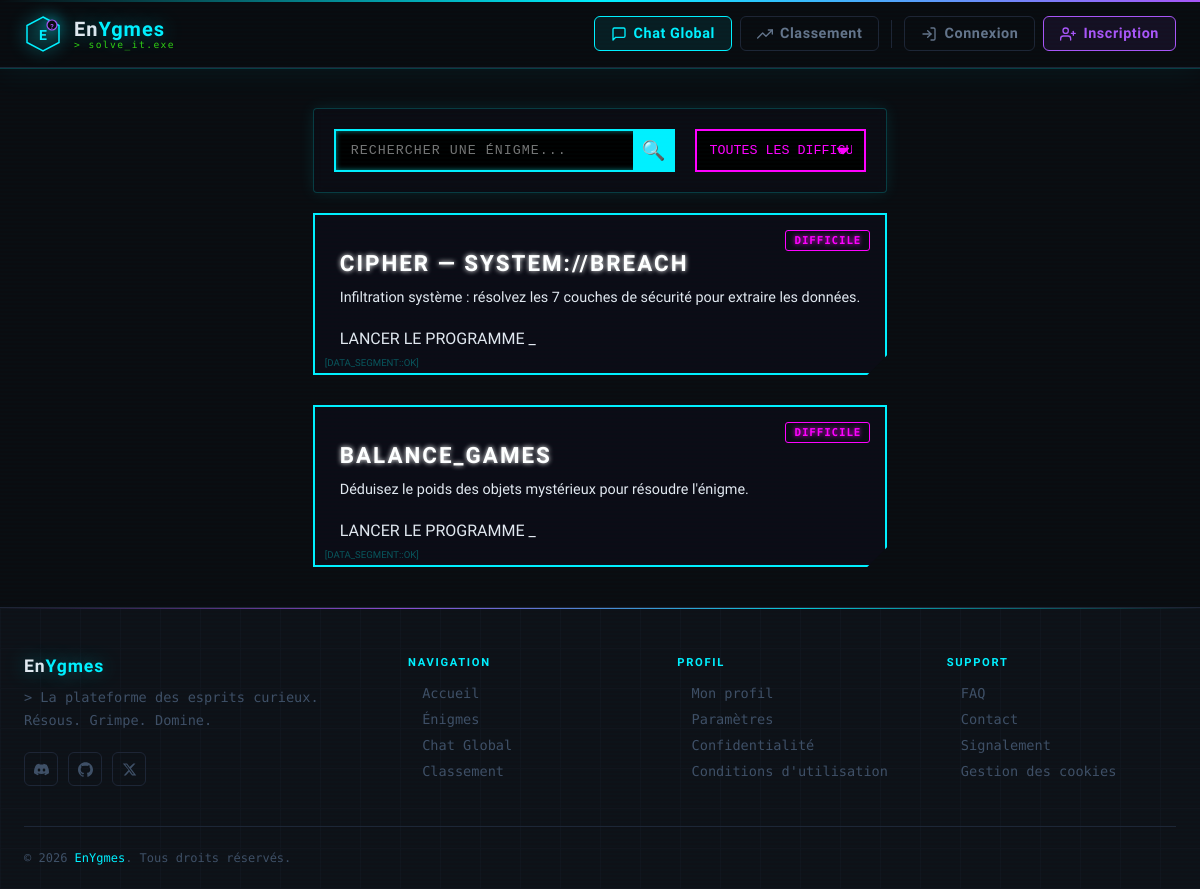
The page /layout/index.php on the database as committed earlier.
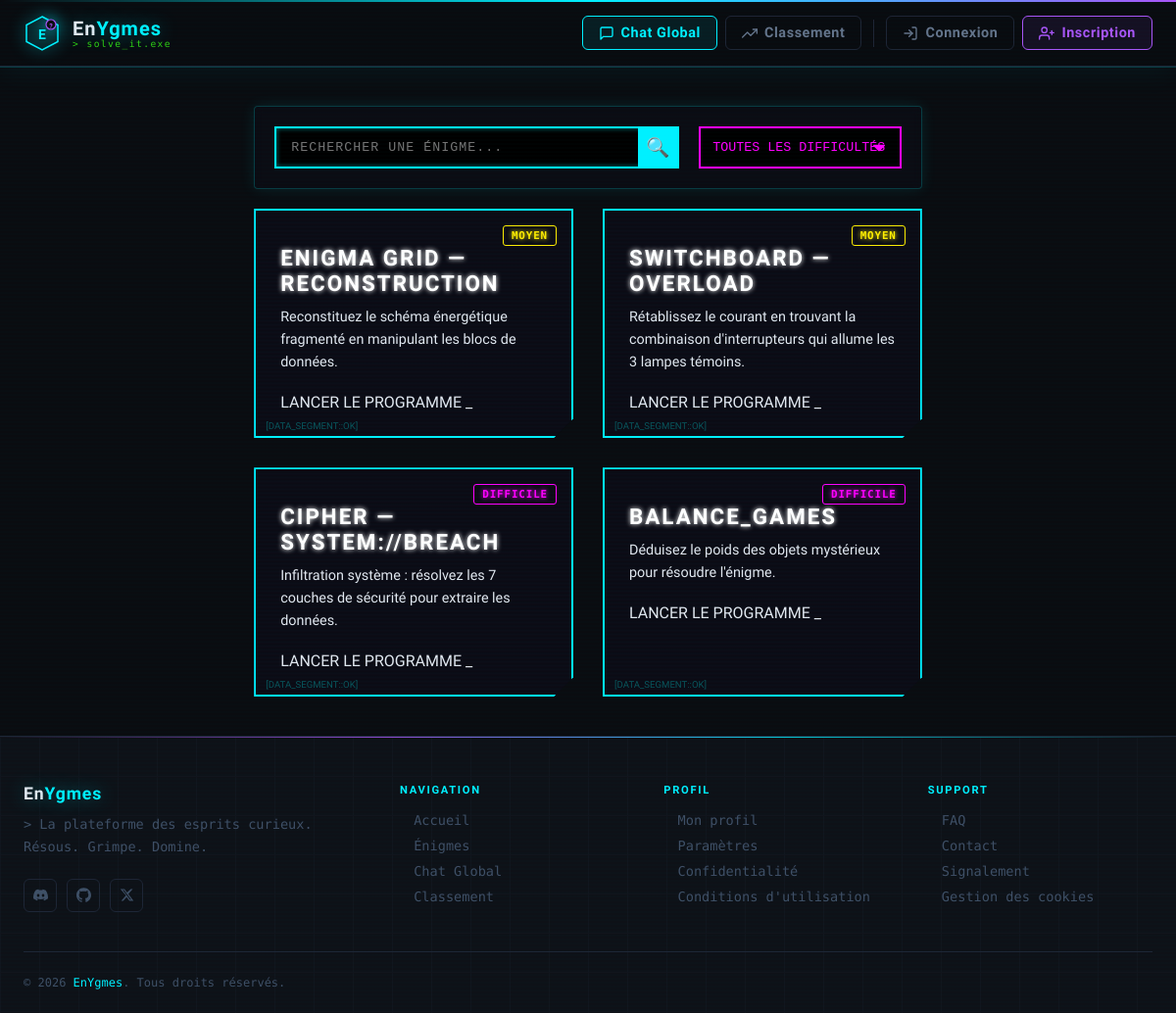
The same page on the database as committed later.
### tables this page shows
CREATE TABLE `riddles` (
  `id` int(11) NOT NULL,
  `title` varchar(255) NOT NULL,
  `description` text NOT NULL,
  `answer` varchar(255) NOT NULL,
  `max_points` int(11) DEFAULT 100,
  `difficulty` enum('facile','moyen','difficile') DEFAULT 'facile',
  `game_url` varchar(255) DEFAULT NULL
);

### layout/index.php (the view, shortened to what this page needs)
<?php
require '../config/database.php';
require '../includes/header.php';
try {
    $query = $pdo->query("SELECT * FROM riddles ORDER BY id DESC");
    $riddles = $query->fetchAll(PDO::FETCH_ASSOC);
} catch (PDOException $e) {
    die("Erreur lors de la récupération des énigmes : " . $e->getMessage());
}
?>
<link rel="stylesheet" href="/public/css/jeux.css">
<link rel="stylesheet" href="/public/css/style.css">
<main class="container-jeux">
    <section class="controls">
        <div class="search-container">
            <input type="text" id="searchInput" placeholder="Rechercher une énigme...">
            <button type="submit" id="searchBtn" class="search-icon-btn">🔍</button>
        </div>
        <div class="filter-container">
            <select id="difficultyFilter" class="filter-select">
                <option value="all">Toutes les difficultés</option>
            </select>
        </div>
    </section>
    <section class="grid-jeux" id="gridJeux">
        <?php if (count($riddles) > 0): ?>
            <?php foreach ($riddles as $riddle): ?>
                <?php
                    $targetUrl = !empty($riddle['game_url']) ? "../" . $riddle['game_url'] : "jouer.php?id=" . $riddle['id'];
                ?>
                <a href="<?= $targetUrl ?>" class="card-jeu" data-difficulty="<?= htmlspecialchars($riddle['difficulty']) ?>">
                    <div class="card-content">
                        <span class="badge <?= htmlspecialchars($riddle['difficulty']) ?>">
                            <?= ucfirst(htmlspecialchars($riddle['difficulty'])) ?>
                        </span>
                        <h3><?= htmlspecialchars($riddle['title']) ?></h3>
                        <p><?= nl2br(htmlspecialchars($riddle['description'])) ?></p>
                        <?php if (!empty($riddle['game_url'])): ?>
                            <div class="launch-btn">LANCER LE PROGRAMME _</div>
                        <?php endif; ?>
                    </div>
                </a>
            <?php endforeach; ?>
        <?php else: ?>
            <p class="no-data">Aucune énigme n'a été trouvée dans le terminal...</p>
        <?php endif; ?>
    </section>
</main>
<?php require '../includes/footer.php'; ?>

### includes/header.php (shortened to what this page needs)
<?php
$user ??= null;
$page    ??= '';
?>
<!DOCTYPE html>
<html lang="fr">
<head>
  <link rel="stylesheet" href="/public/css/style.css">
</head>
<body>
<header class="site-header" role="banner">
  <div class="header-inner">
    <a href="/layout/index.php" class="header-brand" aria-label="EnYgmes — Accueil">
      <div class="brand-logo">
        <svg viewBox="0 0 38 38" fill="none" xmlns="http://www.w3.org/2000/svg" aria-hidden="true">
          <text
            x="19" y="25"
            text-anchor="middle"
            font-family="Orbitron, monospace"
            font-size="14"
            font-weight="800"
            fill="#00f0ff"
          >E</text>
          <text
            x="28" y="13.5"
            text-anchor="middle"
            font-family="Orbitron, monospace"
            font-size="7"
            font-weight="700"
            fill="#a855f7"
          >?</text>
        </svg>
      </div>
      <div>
        <span class="brand-name">En<span>Ygmes</span></span>
        <span class="brand-tag">&gt; solve_it.exe</span>
      </div>
    </a>
    <nav class="header-nav" role="navigation" aria-label="Navigation principale">
      <a href="../layout/chat.php"
         class="nav-btn nav-btn--chat<?= $page === 'chat' ? ' nav-btn--active' : '' ?>"
         aria-current="<?= $page === 'chat' ? 'page' : 'false' ?>">
        <svg viewBox="0 0 24 24" fill="none" stroke="currentColor" stroke-width="2"
             stroke-linecap="round" stroke-linejoin="round" aria-hidden="true">
          <path d="M21 15a2 2 0 0 1-2 2H7l-4 4V5a2 2 0 0 1 2-2h14a2 2 0 0 1 2 2z"/>
        </svg>
        <span>Chat Global</span>
      </a>
      <a href="/layout/classement.php"
         class="nav-btn<?= $page === 'classement' ? ' nav-btn--active' : '' ?>"
         aria-current="<?= $page === 'classement' ? 'page' : 'false' ?>">
        <svg viewBox="0 0 24 24" fill="none" stroke="currentColor" stroke-width="2"
             stroke-linecap="round" stroke-linejoin="round" aria-hidden="true">
          <polyline points="23 6 13.5 15.5 8.5 10.5 1 18"/>
          <polyline points="17 6 23 6 23 12"/>
        </svg>
        <span>Classement</span>
      </a>
      <?php if (!$user): ?>
        <a href="/auth/login.php" class="nav-btn nav-btn--login">
          <svg viewBox="0 0 24 24" fill="none" stroke="currentColor" stroke-width="2"
               stroke-linecap="round" stroke-linejoin="round" aria-hidden="true">
            <path d="M15 3h4a2 2 0 0 1 2 2v14a2 2 0 0 1-2 2h-4"/>
            <polyline points="10 17 15 12 10 7"/>
            <line x1="15" y1="12" x2="3" y2="12"/>
          </svg>
          <span>Connexion</span>
        </a>
        <a href="/auth/register.php" class="nav-btn nav-btn--register">
          <svg viewBox="0 0 24 24" fill="none" stroke="currentColor" stroke-width="2"
               stroke-linecap="round" stroke-linejoin="round" aria-hidden="true">
            <path d="M16 21v-2a4 4 0 0 0-4-4H5a4 4 0 0 0-4 4v2"/>
            <circle cx="8.5" cy="7" r="4"/>
            <line x1="20" y1="8" x2="20" y2="14"/>
            <line x1="23" y1="11" x2="17" y2="11"/>
          </svg>
          <span>Inscription</span>
        </a>
      <?php endif; ?>
    </nav>
  </div>
</header>

### includes/footer.php (shortened to what this page needs)
<?php
$currentYear = date('Y');
?>
<footer class="site-footer" role="contentinfo">
  <div class="footer-inner">
    <div class="footer-top">
      <div class="footer-brand">
        <span class="brand-name">En<span style="color:var(--neon-cyan)">Ygmes</span></span>
        <p class="footer-desc">
          &gt; La plateforme des esprits curieux.<br>
          Résous. Grimpe. Domine.
        </p>
        <div class="footer-social">
          <a href="#" class="social-btn" aria-label="Discord">
          </a>
          <a href="#" class="social-btn" aria-label="GitHub">
          </a>
          <a href="#" class="social-btn" aria-label="X (Twitter)">
            <svg viewBox="0 0 24 24" fill="currentColor" aria-hidden="true">
              <path d="M18.244 2.25h3.308l-7.227 8.26 8.502 11.24H16.17l-4.714-6.231-5.401 6.231H2.748
                       l7.73-8.835L1.254 2.25H8.08l4.213 5.567zm-1.161 17.52h1.833L7.084 4.126H5.117z"/>
            </svg>
          </a>
        </div>
      </div>
      <div>
        <h3 class="footer-col-title">Navigation</h3>
        <ul class="footer-links">
          <li><a href="/">Accueil</a></li>
          <li><a href="/enigmes.php">Énigmes</a></li>
          <li><a href="/chat.php">Chat Global</a></li>
          <li><a href="/classement">Classement</a></li>
        </ul>
      </div>
      <div>
        <h3 class="footer-col-title">Profil</h3>
        <ul class="footer-links">
            <li><a href="/profile.php">Mon profil</a></li>
            <li><a href="/settings.php">Paramètres</a></li>
            <li><a href="/privacy.php">Confidentialité</a></li>
            <li><a href="/terms.php">Conditions d'utilisation</a></li>
        </ul>
      </div>
      <div>
        <h3 class="footer-col-title">Support</h3>
        <ul class="footer-links">
          <li><a href="/faq.php">FAQ</a></li>
          <li><a href="/contact.php">Contact</a></li>
          <li><a href="/signalement.php">Signalement</a></li>
          <li><a href="/cookies.php">Gestion des cookies</a></li>
        </ul>
      </div>
    </div>
    <div class="footer-bottom">
      <p class="footer-copy">
        &copy; <?= $currentYear ?> <span>EnYgmes</span>.
        Tous droits réservés.
      </p>
    </div>
  </div>
</footer>
</body>
</html>

### public/css/jeux.css (style rules this page uses)
:root { --bg-color: #050509; --card-bg: #0c0c16; --neon-cyan: #00ffff; --neon-pink: #ff00ff; --neon-green: #0f0; --neon-yellow: #ffee00; --text-main: #c0c0c0; --text-highlight: #fff; --font-tech: 'Courier New', Courier, monospace; }
body { background-color: var(--bg-color); color: var(--text-main); font-family: var(--font-tech); }
.container-jeux { max-width: 1100px; margin: 40px auto; padding: 0 20px; }
.controls { display: flex; gap: 20px; margin-bottom: 40px; padding: 20px; background: rgba(12, 12, 22, 0.5); border: 1px solid rgba(0, 255, 255, 0.2); border-radius: 4px; box-shadow: 0 0 15px rgba(0, 255, 255, 0.1); backdrop-filter: blur(5px); }
.search-container { position: relative; flex: 2; }
.search-container input { width: 100%; padding: 12px 15px; background-color: #000; border: 2px solid var(--neon-cyan); color: var(--neon-cyan); font-family: var(--font-tech); text-transform: uppercase; letter-spacing: 1px; border-radius: 0; box-shadow: inset 0 0 5px rgba(0, 255, 255, 0.5); transition: all 0.3s ease; }
.search-icon-btn { position: absolute; right: 2px; top: 2px; bottom: 2px; background: var(--neon-cyan); color: #000; border: none; width: 40px; font-size: 1.2rem; cursor: pointer; border-radius: 0; transition: all 0.3s ease; }
.filter-container { flex: 1; }
.filter-select { width: 100%; padding: 12px; background-color: #000; border: 2px solid var(--neon-pink); color: var(--neon-pink); font-family: var(--font-tech); text-transform: uppercase; border-radius: 0; cursor: pointer; appearance: none; background-repeat: no-repeat; background-position: right 15px top 50%; background-size: 12px auto; }
.grid-jeux { display: grid; grid-template-columns: repeat(auto-fill, minmax(300px, 1fr)); gap: 30px; }
.card-jeu { text-decoration: none; background-color: var(--card-bg); border: 2px solid var(--neon-cyan); position: relative; overflow: hidden; transition: all 0.3s ease; clip-path: polygon(0 0, 100% 0, 100% calc(100% - 20px), calc(100% - 20px) 100%, 0 100%); }
.card-jeu::after { content: ""; position: absolute; top: 0; left: 0; width: 100%; height: 100%; background: linear-gradient(rgba(255,255,255,0) 50%, rgba(0,0,0,0.1) 50%); background-size: 100% 4px; z-index: 1; pointer-events: none; }
.card-content { padding: 25px; position: relative; z-index: 2; }
.card-jeu h3 { color: var(--text-highlight); margin: 10px 0; text-transform: uppercase; letter-spacing: 2px; font-size: 1.4rem; text-shadow: 0 0 5px var(--text-highlight); }
.card-jeu p { font-size: 0.9rem; line-height: 1.6; margin-bottom: 20px; }
.badge { position: absolute; top: 15px; right: 15px; font-size: 0.7rem; padding: 5px 10px; text-transform: uppercase; font-weight: bold; letter-spacing: 1px; border: 1px solid; }
.moyen { color: var(--neon-yellow); border-color: var(--neon-yellow); text-shadow: 0 0 5px var(--neon-yellow); }
.difficile { color: var(--neon-pink); border-color: var(--neon-pink); text-shadow: 0 0 5px var(--neon-pink); }
.card-jeu::before { content: "[DATA_SEGMENT::OK]"; position: absolute; bottom: 5px; left: 10px; font-size: 0.6rem; color: rgba(0, 255, 255, 0.3); z-index: 2; }

Rows that differ between the two databases and show on the page:
added riddles: difficulty "MOYEN", title "ENIGMA GRID — RECONSTRUCTION", description "Reconstituez le schéma énergétique fragmenté en manipulant les blocs de données.", shows "LANCER LE PROGRAMME _"
added riddles: difficulty "MOYEN", title "SWITCHBOARD — OVERLOAD", description "Rétablissez le courant en trouvant la combinaison d'interrupteurs qui allume les 3 lampes témoins.", shows "LANCER LE PROGRAMME _"
